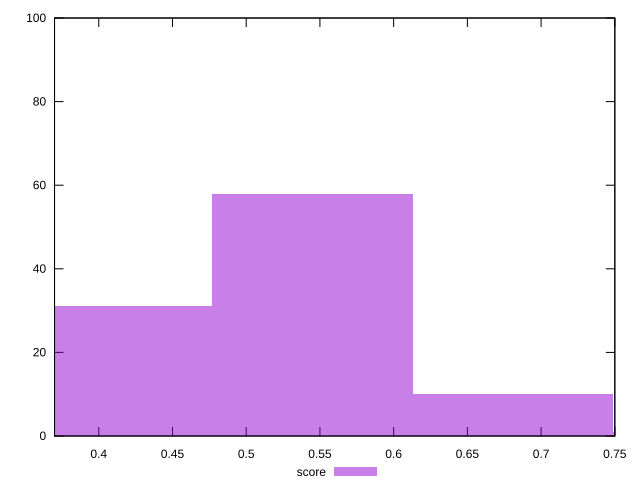

This chart was generated by the following gnuplot code:
reset

$score <<EOF
0.40859845922981936 31
0.5447979456397591 58
0.680997432049699 10
0.8171969184596387 1
EOF

set key outside below
set boxwidth 0.13619948640993979
set xrange [0.37:0.75]
set yrange [0:100]
set trange [0:100]
set style fill transparent solid 0.5 noborder
set terminal svg size 640, 490 enhanced background rgb 'white'
set output "report_00015_2021-02-09T16-11-33.973Z/uses-http2/samples/pages+cached+noadtech/score/histogram.svg"

plot $score title "score" with boxes

reset
